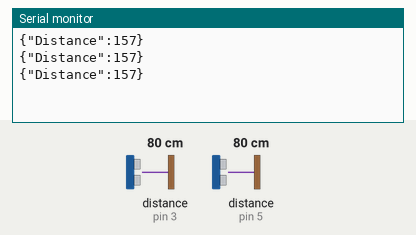
The sketch below on a simulated Arduino Uno, built with avr-gcc and run on an emulated ATmega328P. On the bench: the last lines printed to the serial monitor. Wiring (inferred from the names in the program): 2 × ultrasonic range finder: trigger pin 2, echo pin 3 / trigger pin 4, echo pin 5. The test bench sets the inputs (shaded band); at power-on: distance to the obstacle (sensors on pin 3, pin 5) 80 cm. The echo pulse lasts 58.3 µs per cm.

Above: at 1.3 s.
1.4 s: distance to the obstacle (sensor on pin 3) set to 2 cm
At 2.0 s:
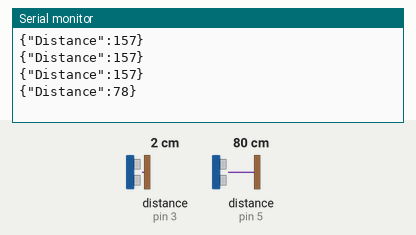
2.9 s: distance to the obstacle (sensor on pin 5) set to 2 cm
At 3.5 s:
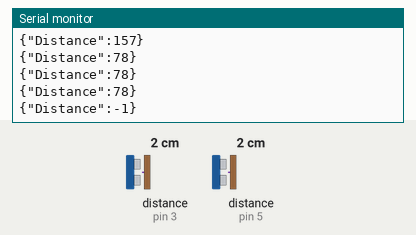
4.4 s: distance to the obstacle (sensor on pin 3) set to 4 cm
At 5.0 s:
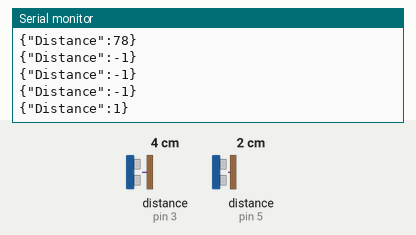
5.9 s: distance to the obstacle (sensor on pin 5) set to 4 cm
At 6.5 s:
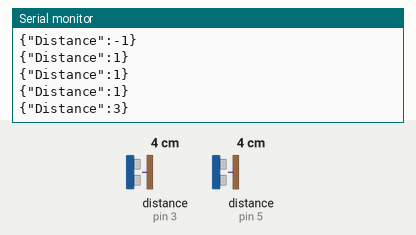
Timing chart, 0 to 8.4 s (numbered marks = the images above; inputs shaded):
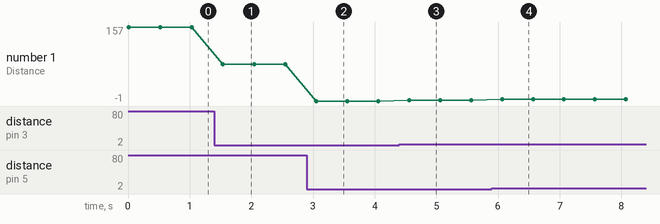

The sketch:

sketch_apr10a.ino
```cpp
//
//#define trigPin 2
//#define echoPin 3
//#define trigPin2 4
//#define echoPin2 5
const int trigPin = 2;
const int echoPin = 3;
const int trigPin2 = 4;
const int echoPin2 = 5;

void setup() {
 Serial.begin (9600);

 pinMode(trigPin, OUTPUT);
 pinMode(echoPin, INPUT);
pinMode(trigPin2, OUTPUT);
 pinMode(echoPin2, INPUT);
}

int check_distance(int distance){
   if (distance >= 100000 || distance <= 0){
      return 0;
    }
    return distance;
 }

void loop() {
 long distance1, distance2;
 distance1 = ultra_sonic(trigPin, echoPin);
 distance2 = ultra_sonic(trigPin2, echoPin2);

 long total_distance = distance1 + distance2;
 total_distance = check_distance(total_distance);

 String json = "";
 json = json + "{";
 json = json + "\"Distance\":" + String(total_distance - 3);
 json = json + "}";
 Serial.println(json);
 delay(500);
}

int ultra_sonic(int trigPin, int echoPin){
  long duration, distance;
  digitalWrite(trigPin, LOW);
  delayMicroseconds(2); // waiting for 2 microseconds
  digitalWrite(trigPin, HIGH); // sending the signal to the sonic to trigger it
  delayMicroseconds(10); // keeping the output as HIGH to create the 10 microsecond pulse for triger
 digitalWrite(trigPin, LOW); // setting output back to LOW, now the triger pulse is generated and accordingly
 duration = pulseIn(echoPin, HIGH); // get the calculated duration from the function
 distance = (duration/2) / 29; // considers the speed of sound [(343.2m/s)/10000]
  return distance;
}
```

Measured:
- after the input at 1.4 s, the serial monitor: prints a new line after 0.14 s (image 1)
- after the input at 2.9 s, the serial monitor: prints a new line after 0.15 s (image 2)
- after the input at 4.4 s, the serial monitor: prints a new line after 0.16 s (image 3)
- after the input at 5.9 s, the serial monitor: prints a new line after 0.17 s (image 4)
- plotted number 1: 157 → 78 after the input at 1.4 s, 78 → -1 after the input at 2.9 s, -1 → 1 after the input at 4.4 s, 1 → 3 after the input at 5.9 s
